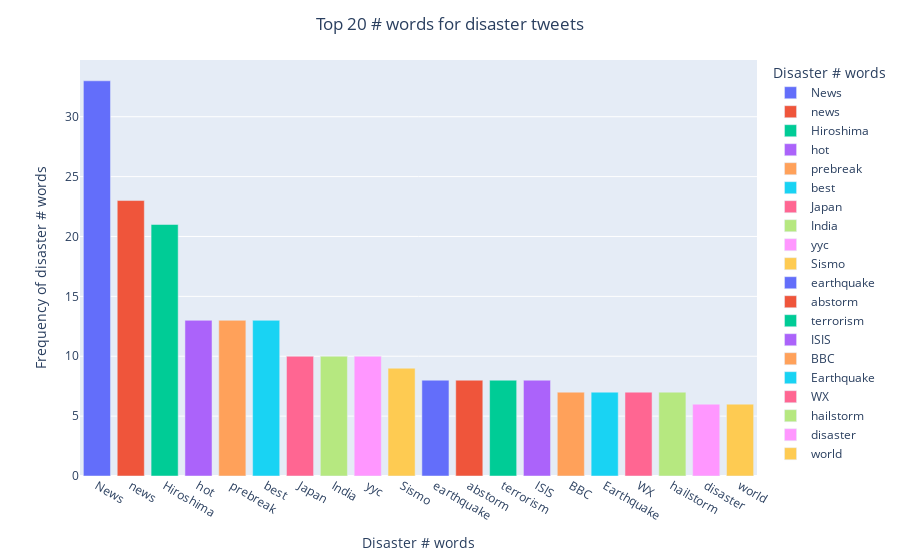

The cell this chart's notebook holds for it:
### Code cell
#Normal histogram of Disaster # words
fig = px.bar(e, x="Disaster # words", y="Frequency of disaster # words",
            hover_name="Disaster # words",color = 'Disaster # words')
fig.update_layout(title='Top 20 # words for disaster tweets', title_x=0.5)
fig.show()

### Figure 1 — Plotly figure (JSON) as saved in the notebook; plotly's stock layout.template omitted (floating-point values rounded to 4 significant figures)
{"data": [{"alignmentgroup": "True", "hoverlabel": {"namelength": 0}, "hovertemplate": "<b>%{hovertext}</b><br><br>Disaster # words=%{x}<br>Frequency of disaster # words=%{y}", "hovertext": ["News"], "legendgroup": "News", "marker": {"color": "#636efa"}, "name": "News", "offsetgroup": "News", "orientation": "v", "showlegend": true, "textposition": "auto", "type": "bar", "x": ["News"], "xaxis": "x", "y": [33], "yaxis": "y"}, {"alignmentgroup": "True", "hoverlabel": {"namelength": 0}, "hovertemplate": "<b>%{hovertext}</b><br><br>Disaster # words=%{x}<br>Frequency of disaster # words=%{y}", "hovertext": ["news"], "legendgroup": "news", "marker": {"color": "#EF553B"}, "name": "news", "offsetgroup": "news", "orientation": "v", "showlegend": true, "textposition": "auto", "type": "bar", "x": ["news"], "xaxis": "x", "y": [23], "yaxis": "y"}, {"alignmentgroup": "True", "hoverlabel": {"namelength": 0}, "hovertemplate": "<b>%{hovertext}</b><br><br>Disaster # words=%{x}<br>Frequency of disaster # words=%{y}", "hovertext": ["Hiroshima"], "legendgroup": "Hiroshima", "marker": {"color": "#00cc96"}, "name": "Hiroshima", "offsetgroup": "Hiroshima", "orientation": "v", "showlegend": true, "textposition": "auto", "type": "bar", "x": ["Hiroshima"], "xaxis": "x", "y": [21], "yaxis": "y"}, {"alignmentgroup": "True", "hoverlabel": {"namelength": 0}, "hovertemplate": "<b>%{hovertext}</b><br><br>Disaster # words=%{x}<br>Frequency of disaster # words=%{y}", "hovertext": ["hot"], "legendgroup": "hot", "marker": {"color": "#ab63fa"}, "name": "hot", "offsetgroup": "hot", "orientation": "v", "showlegend": true, "textposition": "auto", "type": "bar", "x": ["hot"], "xaxis": "x", "y": [13], "yaxis": "y"}, {"alignmentgroup": "True", "hoverlabel": {"namelength": 0}, "hovertemplate": "<b>%{hovertext}</b><br><br>Disaster # words=%{x}<br>Frequency of disaster # words=%{y}", "hovertext": ["prebreak"], "legendgroup": "prebreak", "marker": {"color": "#FFA15A"}, "name": "prebreak", "offsetgroup": "prebreak", "orientation": "v", "showlegend": true, "textposition": "auto", "type": "bar", "x": ["prebreak"], "xaxis": "x", "y": [13], "yaxis": "y"}, {"alignmentgroup": "True", "hoverlabel": {"namelength": 0}, "hovertemplate": "<b>%{hovertext}</b><br><br>Disaster # words=%{x}<br>Frequency of disaster # words=%{y}", "hovertext": ["best"], "legendgroup": "best", "marker": {"color": "#19d3f3"}, "name": "best", "offsetgroup": "best", "orientation": "v", "showlegend": true, "textposition": "auto", "type": "bar", "x": ["best"], "xaxis": "x", "y": [13], "yaxis": "y"}, {"alignmentgroup": "True", "hoverlabel": {"namelength": 0}, "hovertemplate": "<b>%{hovertext}</b><br><br>Disaster # words=%{x}<br>Frequency of disaster # words=%{y}", "hovertext": ["Japan"], "legendgroup": "Japan", "marker": {"color": "#FF6692"}, "name": "Japan", "offsetgroup": "Japan", "orientation": "v", "showlegend": true, "textposition": "auto", "type": "bar", "x": ["Japan"], "xaxis": "x", "y": [10], "yaxis": "y"}, {"alignmentgroup": "True", "hoverlabel": {"namelength": 0}, "hovertemplate": "<b>%{hovertext}</b><br><br>Disaster # words=%{x}<br>Frequency of disaster # words=%{y}", "hovertext": ["India"], "legendgroup": "India", "marker": {"color": "#B6E880"}, "name": "India", "offsetgroup": "India", "orientation": "v", "showlegend": true, "textposition": "auto", "type": "bar", "x": ["India"], "xaxis": "x", "y": [10], "yaxis": "y"}, {"alignmentgroup": "True", "hoverlabel": {"namelength": 0}, "hovertemplate": "<b>%{hovertext}</b><br><br>Disaster # words=%{x}<br>Frequency of disaster # words=%{y}", "hovertext": ["yyc"], "legendgroup": "yyc", "marker": {"color": "#FF97FF"}, "name": "yyc", "offsetgroup": "yyc", "orientation": "v", "showlegend": true, "textposition": "auto", "type": "bar", "x": ["yyc"], "xaxis": "x", "y": [10], "yaxis": "y"}, {"alignmentgroup": "True", "hoverlabel": {"namelength": 0}, "hovertemplate": "<b>%{hovertext}</b><br><br>Disaster # words=%{x}<br>Frequency of disaster # words=%{y}", "hovertext": ["Sismo"], "legendgroup": "Sismo", "marker": {"color": "#FECB52"}, "name": "Sismo", "offsetgroup": "Sismo", "orientation": "v", "showlegend": true, "textposition": "auto", "type": "bar", "x": ["Sismo"], "xaxis": "x", "y": [9], "yaxis": "y"}, {"alignmentgroup": "True", "hoverlabel": {"namelength": 0}, "hovertemplate": "<b>%{hovertext}</b><br><br>Disaster # words=%{x}<br>Frequency of disaster # words=%{y}", "hovertext": ["earthquake"], "legendgroup": "earthquake", "marker": {"color": "#636efa"}, "name": "earthquake", "offsetgroup": "earthquake", "orientation": "v", "showlegend": true, "textposition": "auto", "type": "bar", "x": ["earthquake"], "xaxis": "x", "y": [8], "yaxis": "y"}, {"alignmentgroup": "True", "hoverlabel": {"namelength": 0}, "hovertemplate": "<b>%{hovertext}</b><br><br>Disaster # words=%{x}<br>Frequency of disaster # words=%{y}", "hovertext": ["abstorm"], "legendgroup": "abstorm", "marker": {"color": "#EF553B"}, "name": "abstorm", "offsetgroup": "abstorm", "orientation": "v", "showlegend": true, "textposition": "auto", "type": "bar", "x": ["abstorm"], "xaxis": "x", "y": [8], "yaxis": "y"}, {"alignmentgroup": "True", "hoverlabel": {"namelength": 0}, "hovertemplate": "<b>%{hovertext}</b><br><br>Disaster # words=%{x}<br>Frequency of disaster # words=%{y}", "hovertext": ["terrorism"], "legendgroup": "terrorism", "marker": {"color": "#00cc96"}, "name": "terrorism", "offsetgroup": "terrorism", "orientation": "v", "showlegend": true, "textposition": "auto", "type": "bar", "x": ["terrorism"], "xaxis": "x", "y": [8], "yaxis": "y"}, {"alignmentgroup": "True", "hoverlabel": {"namelength": 0}, "hovertemplate": "<b>%{hovertext}</b><br><br>Disaster # words=%{x}<br>Frequency of disaster # words=%{y}", "hovertext": ["ISIS"], "legendgroup": "ISIS", "marker": {"color": "#ab63fa"}, "name": "ISIS", "offsetgroup": "ISIS", "orientation": "v", "showlegend": true, "textposition": "auto", "type": "bar", "x": ["ISIS"], "xaxis": "x", "y": [8], "yaxis": "y"}, {"alignmentgroup": "True", "hoverlabel": {"namelength": 0}, "hovertemplate": "<b>%{hovertext}</b><br><br>Disaster # words=%{x}<br>Frequency of disaster # words=%{y}", "hovertext": ["BBC"], "legendgroup": "BBC", "marker": {"color": "#FFA15A"}, "name": "BBC", "offsetgroup": "BBC", "orientation": "v", "showlegend": true, "textposition": "auto", "type": "bar", "x": ["BBC"], "xaxis": "x", "y": [7], "yaxis": "y"}, {"alignmentgroup": "True", "hoverlabel": {"namelength": 0}, "hovertemplate": "<b>%{hovertext}</b><br><br>Disaster # words=%{x}<br>Frequency of disaster # words=%{y}", "hovertext": ["Earthquake"], "legendgroup": "Earthquake", "marker": {"color": "#19d3f3"}, "name": "Earthquake", "offsetgroup": "Earthquake", "orientation": "v", "showlegend": true, "textposition": "auto", "type": "bar", "x": ["Earthquake"], "xaxis": "x", "y": [7], "yaxis": "y"}, {"alignmentgroup": "True", "hoverlabel": {"namelength": 0}, "hovertemplate": "<b>%{hovertext}</b><br><br>Disaster # words=%{x}<br>Frequency of disaster # words=%{y}", "hovertext": ["WX"], "legendgroup": "WX", "marker": {"color": "#FF6692"}, "name": "WX", "offsetgroup": "WX", "orientation": "v", "showlegend": true, "textposition": "auto", "type": "bar", "x": ["WX"], "xaxis": "x", "y": [7], "yaxis": "y"}, {"alignmentgroup": "True", "hoverlabel": {"namelength": 0}, "hovertemplate": "<b>%{hovertext}</b><br><br>Disaster # words=%{x}<br>Frequency of disaster # words=%{y}", "hovertext": ["hailstorm"], "legendgroup": "hailstorm", "marker": {"color": "#B6E880"}, "name": "hailstorm", "offsetgroup": "hailstorm", "orientation": "v", "showlegend": true, "textposition": "auto", "type": "bar", "x": ["hailstorm"], "xaxis": "x", "y": [7], "yaxis": "y"}, {"alignmentgroup": "True", "hoverlabel": {"namelength": 0}, "hovertemplate": "<b>%{hovertext}</b><br><br>Disaster # words=%{x}<br>Frequency of disaster # words=%{y}", "hovertext": ["disaster"], "legendgroup": "disaster", "marker": {"color": "#FF97FF"}, "name": "disaster", "offsetgroup": "disaster", "orientation": "v", "showlegend": true, "textposition": "auto", "type": "bar", "x": ["disaster"], "xaxis": "x", "y": [6], "yaxis": "y"}, {"alignmentgroup": "True", "hoverlabel": {"namelength": 0}, "hovertemplate": "<b>%{hovertext}</b><br><br>Disaster # words=%{x}<br>Frequency of disaster # words=%{y}", "hovertext": ["world"], "legendgroup": "world", "marker": {"color": "#FECB52"}, "name": "world", "offsetgroup": "world", "orientation": "v", "showlegend": true, "textposition": "auto", "type": "bar", "x": ["world"], "xaxis": "x", "y": [6], "yaxis": "y"}], "layout": {"barmode": "relative", "legend": {"title": {"text": "Disaster # words"}, "tracegroupgap": 0}, "margin": {"t": 60}, "title": {"text": "Top 20 # words for disaster tweets", "x": 0.5}, "xaxis": {"anchor": "y", "categoryarray": ["News", "news", "Hiroshima", "hot", "prebreak", "best", "Japan", "India", "yyc", "Sismo", "earthquake", "abstorm", "terrorism", "ISIS", "BBC", "Earthquake", "WX", "hailstorm", "disaster", "world"], "categoryorder": "array", "domain": [0, 1], "title": {"text": "Disaster # words"}}, "yaxis": {"anchor": "x", "domain": [0, 1], "title": {"text": "Frequency of disaster # words"}}}}
